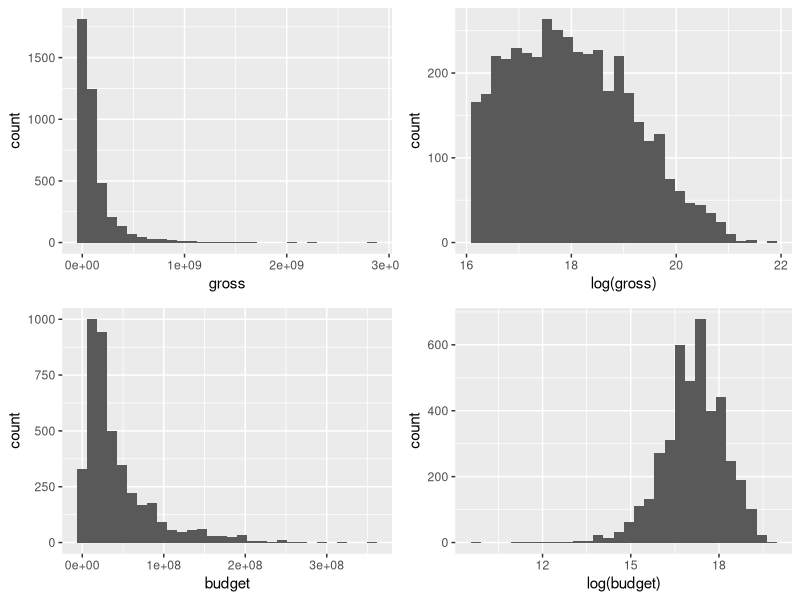
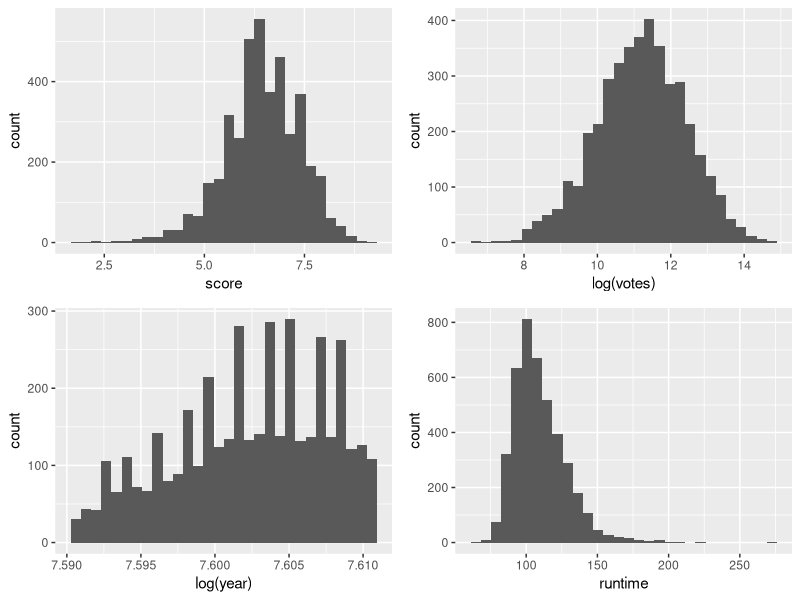
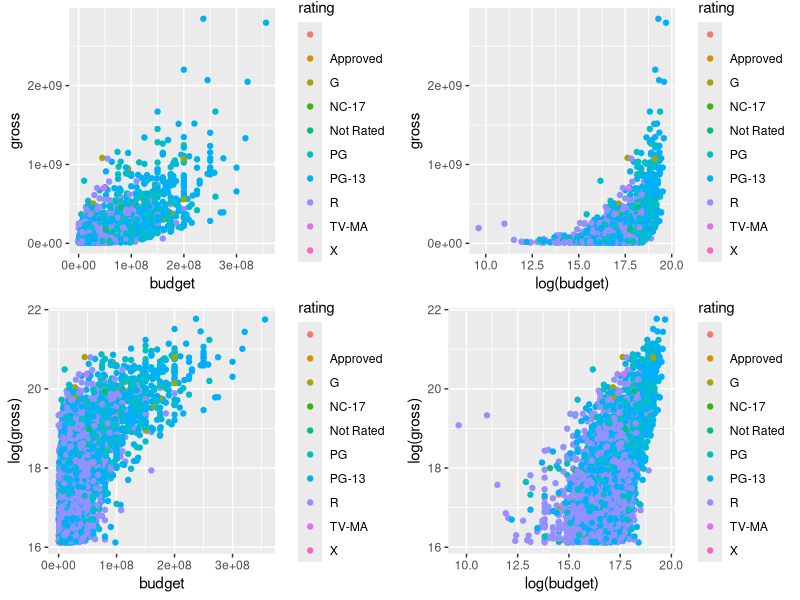

Here is the R script that generated these plots, in order:
## ---- chunk 1
knitr::opts_chunk$set(echo = TRUE)

library(gridExtra)
library(tidyverse)
library(magrittr)
library(ggplot2)
## ---- chunk 2
# Constants to manipulate
MIN_REVENUE = 10000000
MIN_BUDGET = 10000
REMOVE_NA_RATING = FALSE
## ---- chunk 3
# Read the dataset
movies <- read.csv(file = "movies.csv")
## ---- chunk 4
# Retrieve only the needed columns

df_raw <- data.frame(movies)

## ---- chunk 5
# Remove world_revenue under MIN_REVENUE
df_raw <- subset(df_raw, df_raw$gross >= MIN_REVENUE & !is.na(df_raw$gross))

# Remove budget under MIN_BUDGET
df_raw <- subset(df_raw, df_raw$budget >= MIN_BUDGET & !is.na(df_raw$budget))

# Remove N/A ratings if desired
if (REMOVE_NA_RATING) {
  df_raw <- subset(df_raw, df_raw$rating != "N/A")
}

df = df_raw
## ---- chunk 6
# CHECK MAIN NUMERIC VARIABLES
world_revenue_histogram <- df %>%
  ggplot(aes(gross)) +
  geom_histogram(bins=30)

log_world_revenue_histogram <- df %>%
  ggplot(aes(log(gross))) +
  geom_histogram(bins=30)

budget_histogram <- df %>%
  ggplot(aes(budget)) +
  geom_histogram(bins=30)

log_budget_histogram <- df %>%
  ggplot(aes(log(budget))) +
  geom_histogram(bins=30)

grid.arrange(world_revenue_histogram, log_world_revenue_histogram,
             budget_histogram, log_budget_histogram,
             nrow = 2, ncol = 2)
## ---- chunk 7
# CHECK NUMERIC EXPLANATORY VARIABLE
score_histogram <- df %>%
  ggplot(aes(score)) +
  geom_histogram(bins=30)

votes_histogram <- df %>%
  ggplot(aes(log(votes))) +
  geom_histogram(bins=30)

year_histogram <- df %>%
  ggplot(aes(log(year))) +
  geom_histogram(bins=30)

runtime_histogram <- df %>%
  ggplot(aes(runtime)) +
  geom_histogram(bins=30)

grid.arrange(score_histogram, votes_histogram,
             year_histogram, runtime_histogram,
             nrow = 2, ncol = 2)
## ---- chunk 8
# COMPARE EXPLANATORY VARIABLES
level_level_plot <- df %>%
  ggplot(aes(x=budget, y=gross, color=rating)) +
  geom_point()

level_log_plot <- df %>%
  ggplot(aes(x=log(budget), y=gross, color=rating)) +
  geom_point()

log_level_plot <- df %>%
  ggplot(aes(x=budget, y=log(gross), color=rating)) +
  geom_point()

log_log_plot <- df %>%
  ggplot(aes(x=log(budget), y=log(gross), color=rating)) +
  geom_point()

grid.arrange(level_level_plot, level_log_plot,
             log_level_plot, log_log_plot,
             nrow = 2, ncol = 2)
